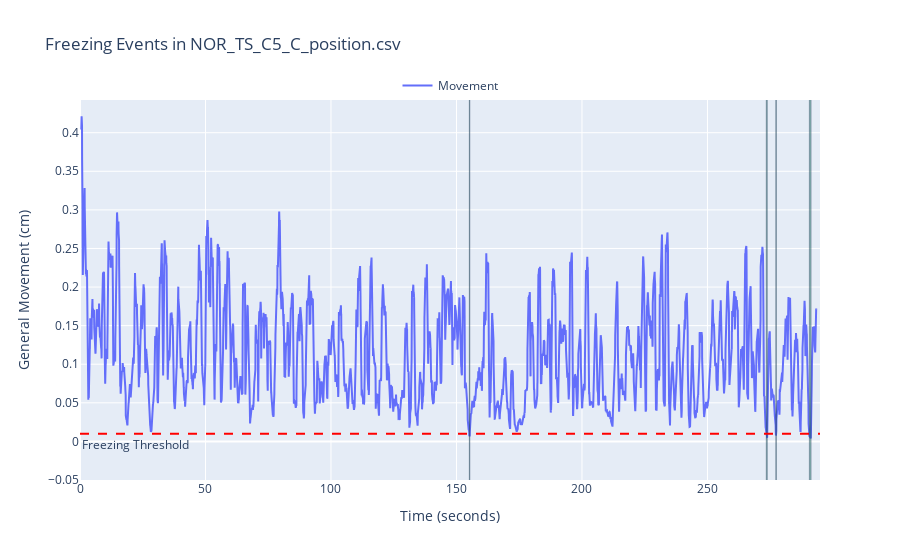

Notebook cell for this chart:
### Markdown cell above
---
#### 3.  We can also measure other behaviours, such as freezing

### Code cell
# Plot freezing events
rst.plot_freezing(example_path, fps = video_fps, threshold=freezing_threshold)

### Figure 1 — Plotly figure (JSON) as saved in the notebook; plotly's stock layout.template omitted (floating-point values rounded to 4 significant figures; data arrays with more than 128 entries replaced by an {"elided": "..."} marker saying what was removed)
{"data": [{"mode": "lines", "name": "Movement", "type": "scatter", "x": {"elided": "7347 float values"}, "y": {"elided": "7347 float values"}}], "layout": {"annotations": [{"showarrow": false, "text": "Freezing Threshold", "x": 0, "xanchor": "left", "xref": "x domain", "y": 0.01, "yanchor": "top", "yref": "y"}], "legend": {"orientation": "h", "x": 0.5, "xanchor": "center", "y": 1, "yanchor": "bottom"}, "shapes": [{"fillcolor": "rgba(0, 100, 80, 0.4)", "line": {"width": 0.4}, "type": "rect", "x0": 155.1, "x1": 155.3, "y0": -0.1, "y1": 1.5}, {"fillcolor": "rgba(0, 100, 80, 0.4)", "line": {"width": 0.4}, "type": "rect", "x0": 273.4, "x1": 273.8, "y0": -0.1, "y1": 1.5}, {"fillcolor": "rgba(0, 100, 80, 0.4)", "line": {"width": 0.4}, "type": "rect", "x0": 277.2, "x1": 277.4, "y0": -0.1, "y1": 1.5}, {"fillcolor": "rgba(0, 100, 80, 0.4)", "line": {"width": 0.4}, "type": "rect", "x0": 290.6, "x1": 291.3, "y0": -0.1, "y1": 1.5}, {"line": {"color": "red", "dash": "dash"}, "type": "line", "x0": 0, "x1": 1, "xref": "x domain", "y0": 0.01, "y1": 0.01, "yref": "y"}], "showlegend": true, "title": {"text": "Freezing Events in NOR_TS_C5_C_position.csv"}, "xaxis": {"range": [0, 294.8], "title": {"text": "Time (seconds)"}}, "yaxis": {"range": [-0.05, 0.4424], "title": {"text": "General Movement (cm)"}}}}
